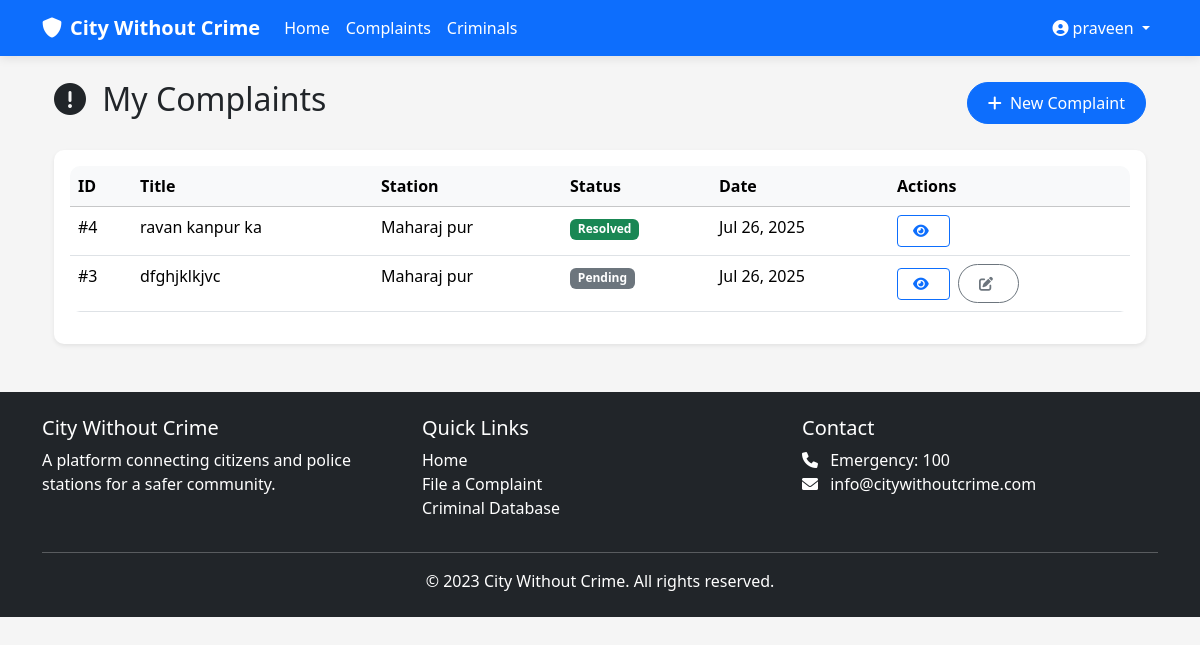
Page /complaints/ (signed in) on the earlier database version.
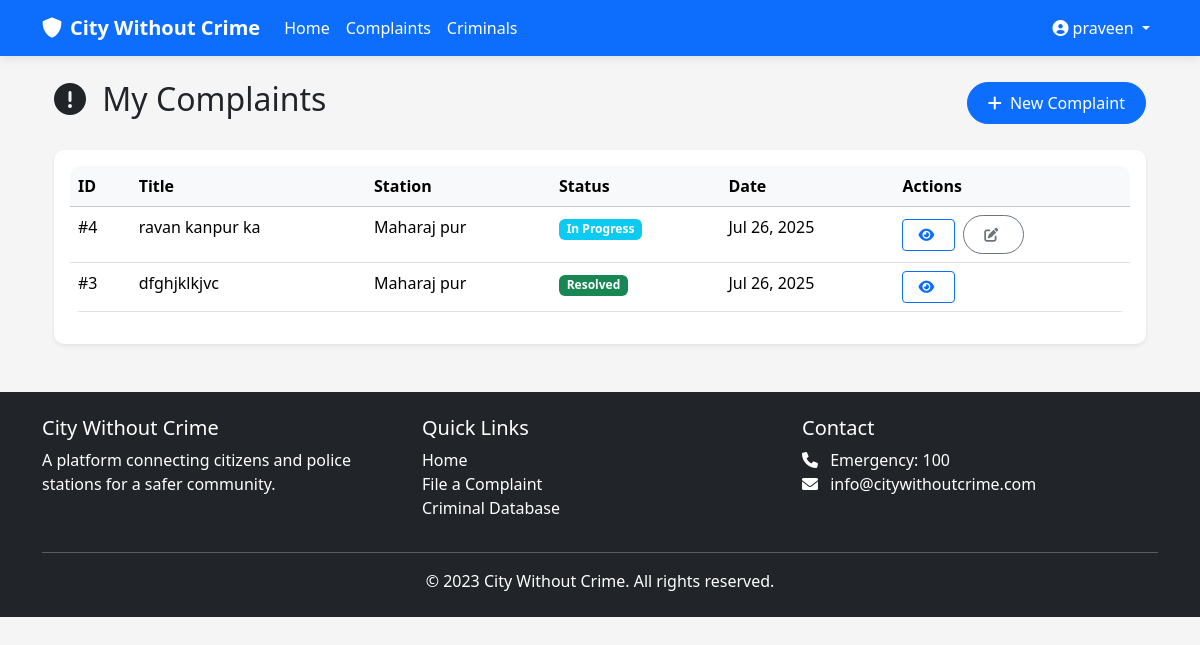
Same page on the later database version.
### cwc_app/models.py (models this page shows, shortened)
class Complaint(models.Model):
    STATUS_CHOICES = [
        ('PENDING', 'Pending'),
        ('IN_PROGRESS', 'In Progress'),
        ('RESOLVED', 'Resolved'),
        ('REJECTED', 'Rejected'),
    ]
    user = models.ForeignKey(User, on_delete=models.CASCADE, related_name='complaints')
    station = models.ForeignKey(PoliceStation, on_delete=models.CASCADE)
    title = models.CharField(max_length=200)
    description = models.TextField()
    location = models.CharField(max_length=200)
    evidence = models.FileField(upload_to='complaint_evidence/', null=True, blank=True)
    status = models.CharField(max_length=20, choices=STATUS_CHOICES, default='PENDING')
    created_at = models.DateTimeField(auto_now_add=True)
    updated_at = models.DateTimeField(auto_now=True)

class PoliceStation(models.Model):
    name = models.CharField(max_length=100)
    address = models.TextField()
    contact_number = models.CharField(max_length=15)
    email = models.EmailField()
    jurisdiction = models.CharField(max_length=100)
    created_at = models.DateTimeField(auto_now_add=True)

### cwc_app/views.py (the view)
# urls.py: path('complaints/', views.complaint_list, name='complaint_list'),
@login_required
def complaint_list(request):
    if request.user.is_police or request.user.is_admin:
        complaints = Complaint.objects.filter(station=request.user.station).order_by('-created_at')
    else:
        complaints = Complaint.objects.filter(user=request.user).order_by('-created_at')
    return render(request, 'complaints/list.html', {'complaints': complaints})

### templates/complaints/list.html (shortened to what this page needs)
{% extends 'base.html' %}
{% block content %}
<div class="container">
    <div class="d-flex justify-content-between align-items-center mb-4">
        <h2><i class="fas fa-exclamation-circle me-2"></i>
            {% if user.is_police or user.is_admin %}
            All Complaints
            {% else %}
            My Complaints
            {% endif %}
        </h2>
        <a href="{% url 'create_complaint' %}" class="btn btn-primary">
            <i class="fas fa-plus me-1"></i> New Complaint
        </a>
    </div>
    <div class="card shadow-sm">
        <div class="card-body">
            <div class="table-responsive">
                <table class="table table-hover">
                    <thead class="table-light">
                        <tr>
                            <th>ID</th>
                            <th>Title</th>
                            <th>Station</th>
                            <th>Status</th>
                            <th>Date</th>
                            <th>Actions</th>
                        </tr>
                    </thead>
                    <tbody>
                        {% for complaint in complaints %}
                        <tr>
                            <td>#{{ complaint.id }}</td>
                            <td>{{ complaint.title|truncatewords:5 }}</td>
                            <td>{{ complaint.station.name }}</td>
                            <td>
                                <span class="badge
                                    {% if complaint.status == 'PENDING' %}bg-secondary
                                    {% elif complaint.status == 'IN_PROGRESS' %}bg-info
                                    {% elif complaint.status == 'RESOLVED' %}bg-success
                                    {% else %}bg-danger{% endif %}">
                                    {{ complaint.get_status_display }}
                                </span>
                            </td>
                            <td>{{ complaint.created_at|date:"M d, Y" }}</td>
                            <td>
                                <a href="{% url 'complaint_detail' complaint.pk %}"
                                   class="btn btn-sm btn-outline-primary" title="View">
                                    <i class="fas fa-eye"></i>
                                </a>
                                {% if complaint.status != 'RESOLVED' and not user.is_police %}
                                <a href="#" class="btn btn-sm btn-outline-secondary ms-1" title="Edit">
                                    <i class="fas fa-edit"></i>
                                </a>
                                {% endif %}
                            </td>
                        </tr>
                        {% endfor %}
                    </tbody>
                </table>
            </div>
        </div>
    </div>
</div>
{% endblock %}

Differences in the rows shown:
changed Complaint "ravan kanpur ka": status "Resolved" → "In Progress"
changed Complaint "dfghjklkjvc": status "Pending" → "Resolved"
